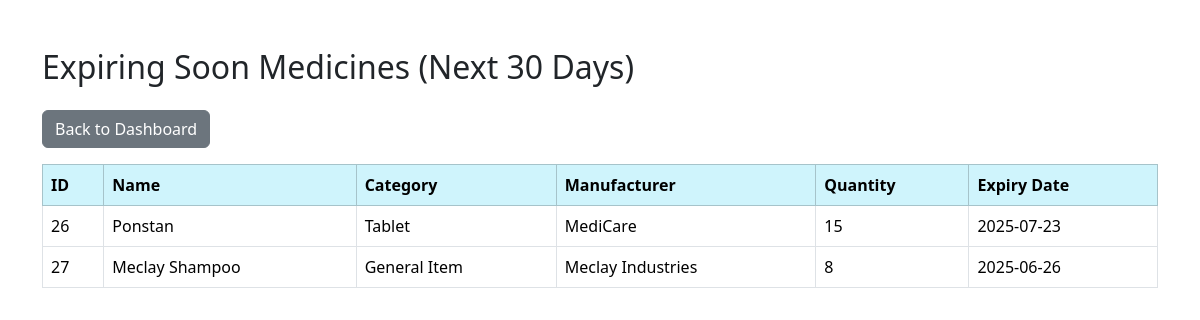
The app's page /expiring_soon.php with its own data.
### tables this page shows
CREATE TABLE `medicines` (
  `id` int(11) NOT NULL,
  `name` varchar(100) NOT NULL,
  `category` enum('Tablet','Capsule','Syrup','Injection','Topical','Drops','Inhaler','Suppository','Medical Device','General Item','Vet Inj 10ml','Vet Inj 50ml','Vet Inj 100ml','Vet Powder','Vet Tablets','Vet Other Items','Vet Tuips','Vet Drench 1000ml','Vet Drench 100ml','Human Other Items','Vet Syrup','Sachet','Vet Drip','Vet Spray') DEFAULT NULL,
  `manufacturer` varchar(100) DEFAULT NULL,
  `quantity` int(11) NOT NULL DEFAULT 0,
  `retail_price` decimal(10,2) DEFAULT NULL,
  `wholesale_price` decimal(10,2) DEFAULT NULL,
  `expiry_date` date NOT NULL,
  `added_date` timestamp NOT NULL DEFAULT current_timestamp(),
  `location` varchar(50) NOT NULL DEFAULT 'Shop'
);

### expiring_soon.php (the view, shortened to what this page needs)
<?php
include "config.php";
$thresholdDate = date('Y-m-d', strtotime('+30 days'));
$sql = "SELECT * FROM medicines WHERE expiry_date <= '$thresholdDate'";
$result = mysqli_query($conn, $sql);
?>
<!DOCTYPE html>
<html lang="en">
<head>
    <link href="https://cdn.jsdelivr.net/npm/bootstrap@5.3.2/dist/css/bootstrap.min.css" rel="stylesheet">
</head>
<body>
<div class="container mt-5">
    <h2 class="mb-4">Expiring Soon Medicines (Next 30 Days)</h2>
    <a href="index.php" class="btn btn-secondary mb-3">Back to Dashboard</a>
    <table class="table table-bordered">
        <thead class="table-info">
            <tr>
                <th>ID</th>
                <th>Name</th>
                <th>Category</th>
                <th>Manufacturer</th>
                <th>Quantity</th>
                <th>Expiry Date</th>
            </tr>
        </thead>
        <tbody>
        <?php while ($row = mysqli_fetch_assoc($result)): ?>
            <tr>
                <td><?= $row['id'] ?></td>
                <td><?= $row['name'] ?></td>
                <td><?= $row['category'] ?></td>
                <td><?= $row['manufacturer'] ?></td>
                <td><?= $row['quantity'] ?></td>
                <td><?= $row['expiry_date'] ?></td>
            </tr>
        <?php endwhile; ?>
        </tbody>
    </table>
</div>
</body>
</html>

### records on screen
medicines: id "26", name "Ponstan", category "Tablet", manufacturer "MediCare", quantity "15", expiry_date "2025-07-23"
medicines: id "27", name "Meclay Shampoo", category "General Item", manufacturer "Meclay Industries", quantity "8", expiry_date "2025-06-26"
